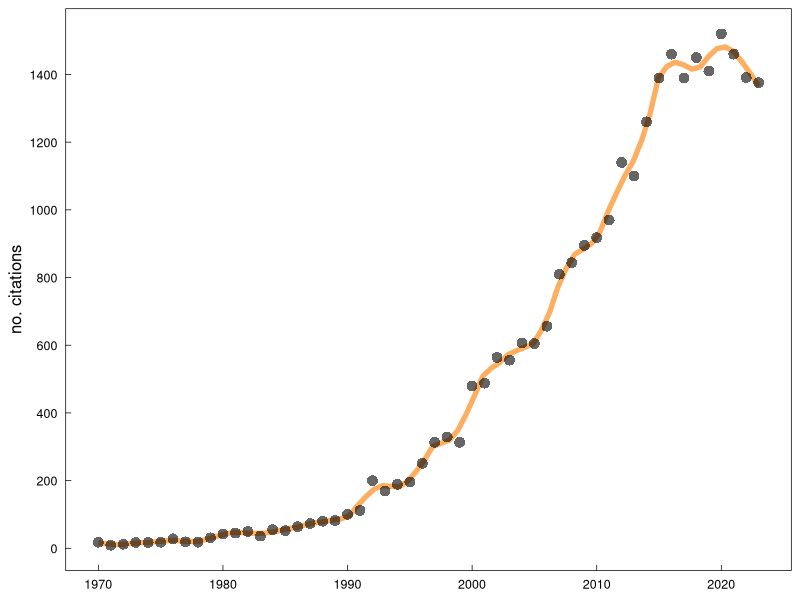

Source code (R):
#### this script is for plotting Google Scholar citations 
#### tentatively figure 1 in the manuscript
#### of data from the project entitled "Global research priorities for historical ecology to inform conservation"
#### known colloquially as HE 20Qs 


library(ggplot2)      # plotting and viz
library(ggthemes)     # helpful ggplot themes
library(RColorBrewer) # pretty colors
library(patchwork)


# custom ggplot theme
themeKV <- theme_few()+
  theme(strip.background = element_blank(),
        axis.line = element_blank(),
        axis.text.x = element_text(colour = "black", margin = margin(0.2, unit = "cm")),
        axis.text.y = element_text(colour = "black", margin = margin(c(1, 0.2), unit = "cm")),
        axis.ticks.x = element_line(colour = "black", linewidth=.25), 
        axis.ticks.y = element_line(colour = "black", linewidth=.25),
        axis.ticks.length=unit(-0.15, "cm"), 
        element_line(colour = "black", linewidth=.5),
        panel.border = element_rect(colour = "black", fill=NA, linewidth=.5),
        legend.title=element_blank(),
        strip.text=element_text(hjust=0))


#### read in Google Scholar citation data
## query for the exact phrase "historical ecology" annually from 1970-present
## tabulating the counts from queries like this:
## https://scholar.google.com/scholar?q=%22historical+ecology%22&hl=en&as_sdt=0%2C10&as_ylo=2022&as_yhi=2022


# setwd("/Users/kylevanhoutan/historical_20Qs/")
cites <- read.csv('data/citations.csv')

ggplot(cites, aes(x = YEAR, y = CITATIONS)) +
  themeKV + 
  theme(axis.title.x=element_blank(),
        axis.text.y = element_text(size = 9),
        axis.text.x = element_text(size = 9)) + 
#  geom_smooth(se = FALSE, method = "loess", span = 0.12, linewidth = 2, alpha = 0.5) +
  geom_line(stat="smooth", method = "loess", formula = y ~ x, span = 0.12, 
            se = FALSE, linewidth = 1.8, alpha = 1, color = "#fdae61")  +
  geom_point(size = 3.3, shape = 16, alpha = 0.6, color = "black") +
  scale_y_continuous(breaks = seq(0, 1600, by = 200)) +
  ylab("no. citations")
